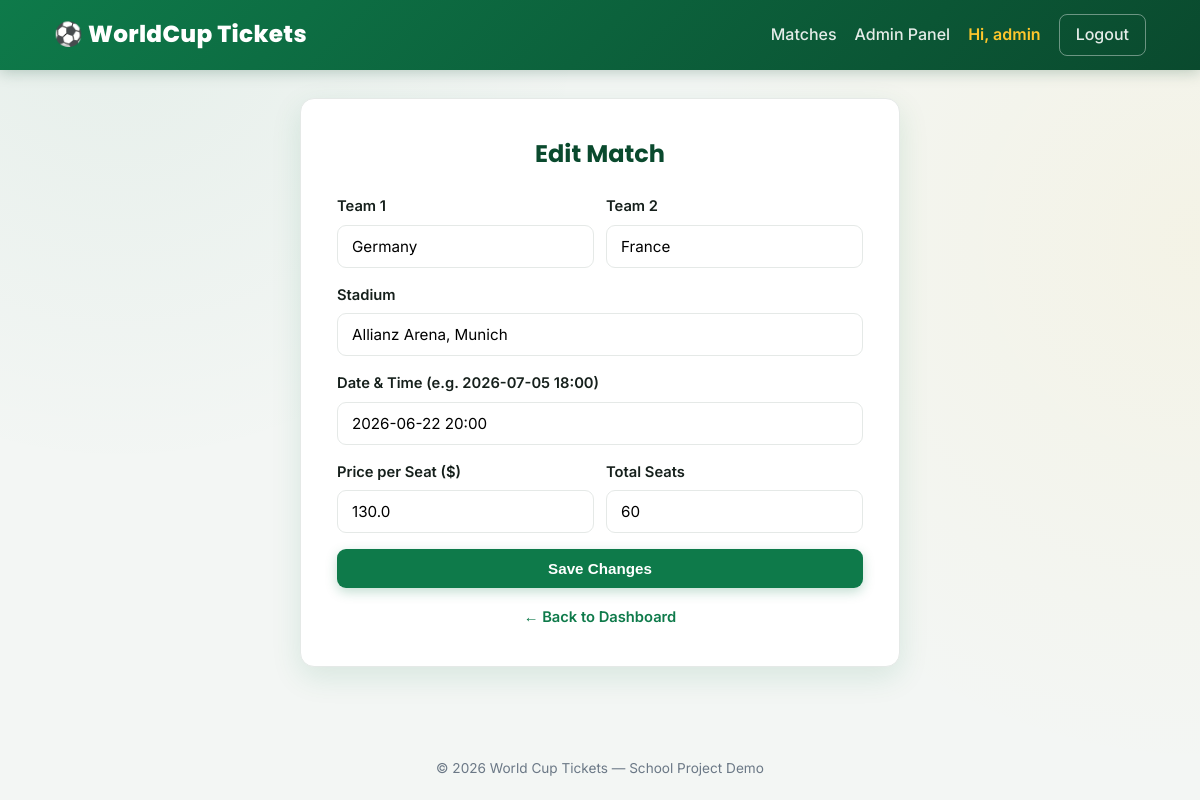
/admin/edit-match/2 (signed in), run on the app's committed database.
### tables this page shows
CREATE TABLE matches (
        id INTEGER PRIMARY KEY AUTOINCREMENT,
        team1 TEXT NOT NULL,
        team2 TEXT NOT NULL,
        stadium TEXT NOT NULL,
        match_date TEXT NOT NULL,
        price REAL NOT NULL,
        total_seats INTEGER NOT NULL
    );

### app.py (the view, shortened to what this page needs)
@app.route("/admin/edit-match/<int:match_id>", methods=["GET", "POST"])
@admin_required
def edit_match(match_id):
    db = get_db()
    match = db.execute("SELECT * FROM matches WHERE id = ?", (match_id,)).fetchone()
    if not match:
        flash("Match not found.", "danger")
        return redirect(url_for("admin_dashboard"))
    return render_template("edit_match.html", match=match)

### app.py (called while the page is built)
@app.context_processor
def inject_helpers():
    return dict(flag_code=flag_code, stadium_image=stadium_image)

def get_db():
    if "db" not in g:
        g.db = sqlite3.connect(DB)
        g.db.row_factory = sqlite3.Row
    return g.db

def admin_required(f):
    @wraps(f)
    def wrapper(*args, **kwargs):
        if "user_id" not in session or not session.get("is_admin"):
            flash("Admin access required.", "danger")
            return redirect(url_for("index"))
        return f(*args, **kwargs)
    return wrapper

### templates/edit_match.html (shortened to what this page needs)
{% extends "base.html" %}
{% block content %}
<div class="form-card" style="max-width: 600px;">
    <h2>Edit Match</h2>
    <form method="POST">
        <div class="form-row">
            <div class="form-group">
                <label for="team1">Team 1</label>
                <input type="text" id="team1" name="team1" value="{{ match.team1 }}" required>
            </div>
            <div class="form-group">
                <label for="team2">Team 2</label>
                <input type="text" id="team2" name="team2" value="{{ match.team2 }}" required>
            </div>
        </div>
        <div class="form-group">
            <label for="stadium">Stadium</label>
            <input type="text" id="stadium" name="stadium" value="{{ match.stadium }}" required>
        </div>
        <div class="form-group">
            <label for="match_date">Date &amp; Time (e.g. 2026-07-05 18:00)</label>
            <input type="text" id="match_date" name="match_date" value="{{ match.match_date }}" placeholder="YYYY-MM-DD HH:MM" required>
        </div>
        <div class="form-row">
            <div class="form-group">
                <label for="price">Price per Seat ($)</label>
                <input type="number" id="price" name="price" step="0.01" min="0" value="{{ match.price }}" required>
            </div>
            <div class="form-group">
                <label for="total_seats">Total Seats</label>
                <input type="number" id="total_seats" name="total_seats" min="1" value="{{ match.total_seats }}" required>
            </div>
        </div>
        <button type="submit" class="btn btn-primary">Save Changes</button>
    </form>
    <div class="form-footer">
        <a href="{{ url_for('admin_dashboard') }}">&larr; Back to Dashboard</a>
    </div>
</div>
{% endblock %}

### static/css/style.css (style rules this page uses)
:root { --primary: #0e7a4a; --primary-light: #16a35f; --primary-dark: #0a4a2e; --gold: #ffc72c; --gold-dark: #e6a800; --light-bg: #f3f6f4; --card-bg: #ffffff; --text-dark: #16201c; --text-muted: #6b7886; --danger: #dc2626; --success: #16a34a; --warning: #d97706; --border: #e5e9e7; --shadow-sm: 0 2px 10px rgba(14, 122, 74, 0.06); --shadow-md: 0 10px 30px rgba(14, 122, 74, 0.12); --radius: 14px; }
* { margin: 0; padding: 0; box-sizing: border-box; }
html { scroll-behavior: smooth; }
body { font-family: 'Inter', 'Segoe UI', Tahoma, Geneva, Verdana, sans-serif; background-color: var(--light-bg); background-image: radial-gradient(circle at 10% 0%, rgba(14, 122, 74, 0.06) 0%, transparent 35%), radial-gradient(circle at 100% 30%, rgba(255, 199, 44, 0.07) 0%, transparent 40%); color: var(--text-dark); line-height: 1.6; min-height: 100vh; display: flex; flex-direction: column; animation: fadeInBody 0.5s ease; }
h1, h2, h3, .logo, .match-teams, .ticket-header h2 { font-family: 'Poppins', 'Inter', sans-serif; }
.btn { display: inline-block; padding: 11px 22px; border-radius: 9px; border: none; font-weight: 600; font-size: 0.95rem; cursor: pointer; text-decoration: none; text-align: center; transition: transform 0.15s ease, box-shadow 0.2s ease, background 0.2s ease, opacity 0.2s ease; }
.btn-primary { background: var(--primary); color: #fff; width: 100%; box-shadow: 0 4px 12px rgba(14, 122, 74, 0.25); }
.form-card { background: var(--card-bg); border-radius: var(--radius); box-shadow: var(--shadow-md); padding: 36px; max-width: 460px; margin: 0 auto; animation: popIn 0.4s ease; border: 1px solid var(--border); }
.form-card h2 { margin-bottom: 22px; color: var(--primary-dark); text-align: center; font-weight: 700; }
.form-group { margin-bottom: 16px; }
.form-group label { display: block; margin-bottom: 6px; font-weight: 600; font-size: 0.92rem; }
.form-group input, .form-group select { width: 100%; padding: 11px 14px; border: 1.5px solid var(--border); border-radius: 9px; font-size: 0.95rem; transition: border-color 0.2s, box-shadow 0.2s; font-family: inherit; }
.form-row { display: grid; grid-template-columns: 1fr 1fr; gap: 12px; }
.form-footer { text-align: center; margin-top: 18px; font-size: 0.92rem; color: var(--text-muted); }
.form-footer a { color: var(--primary); font-weight: 600; text-decoration: none; }

### data on the page
matches: team1 "Germany", team2 "France", stadium "Allianz Arena, Munich", match_date "2026-06-22 20:00", price "130.0", total_seats "60"

### other printed values
{{ session.get('username') }} "admin"
